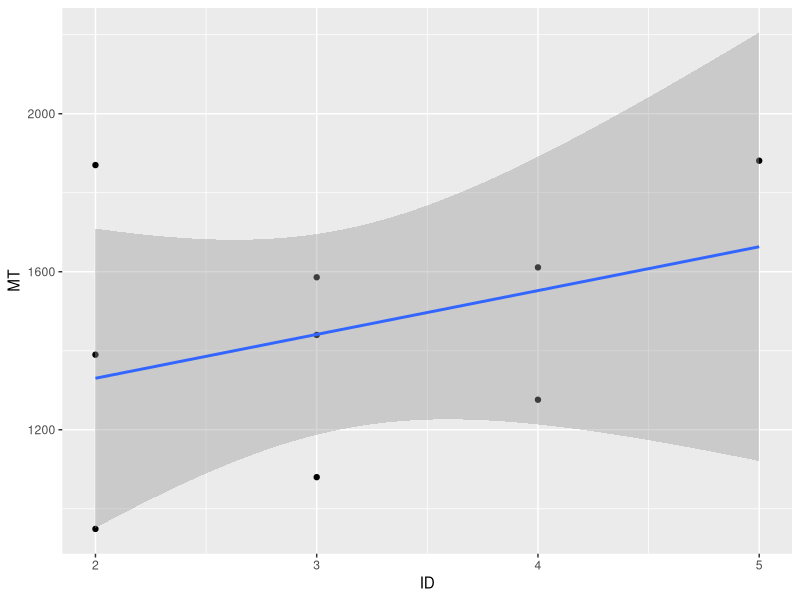

Reproduce this figure in R.
## ---- chunk 1
knitr::opts_chunk$set(echo = TRUE)
## ---- chunk 2
library(ggplot2)
## ---- chunk 3
meanMTdf <- read.csv("../data/20211117_1527_MeanMT.csv",header=T)
rawdf <- read.csv("../data/20211117_1527_RawData.csv",header=T)
## ---- chunk 4
ggplot(meanMTdf, aes(ID, MT)) +
  geom_point() +
  geom_smooth(method='lm')
## ---- chunk 5
model <- lm(MT~ID, data=meanMTdf)
summary(model)
